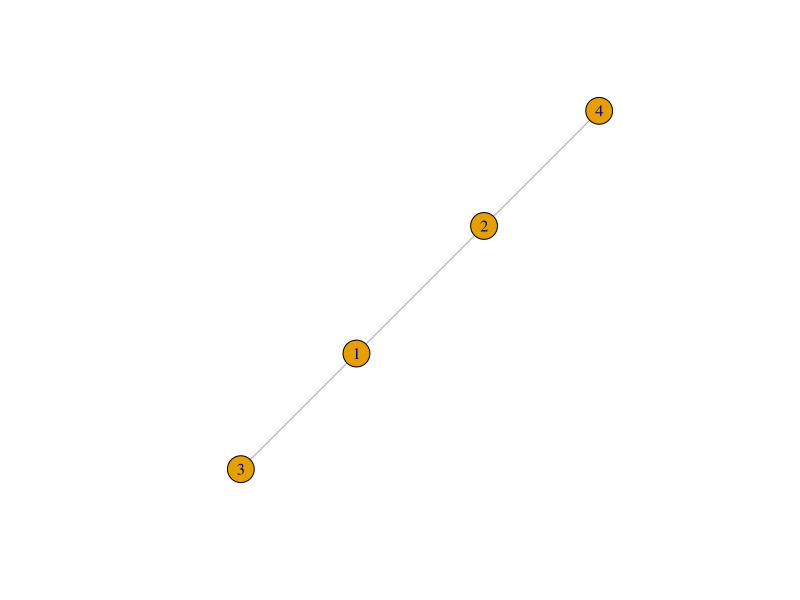
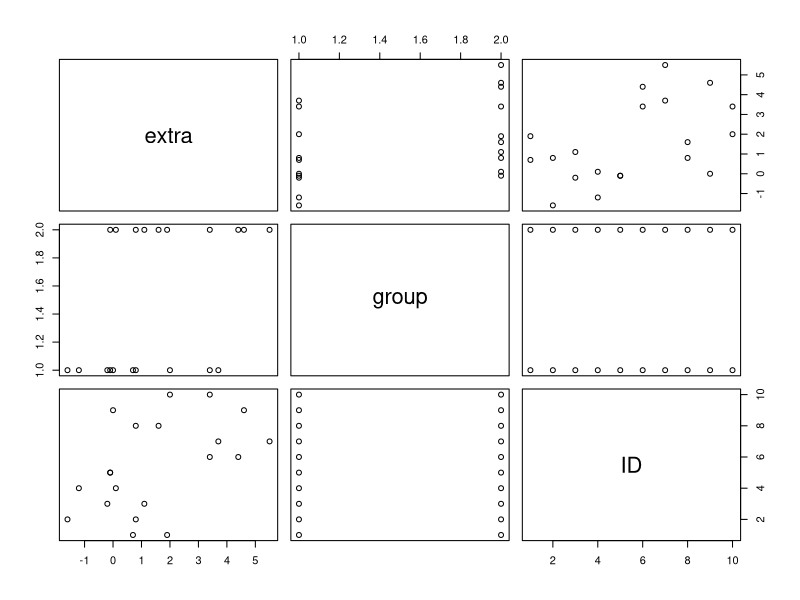

The R script that drew these images, in order:
## ---- chunk 1
v1 = 5
v2 = 2
potencia = v1 ** v2
print(paste("El resultado de la potencia es:", potencia))
## ---- chunk 2
v1 = 5
v2 = 2
modulo = sqrt(v1*v1 + v2*v2)
print(paste("El resultado del modulo es:", modulo))
## ---- chunk 3
v1 = 5
v2 = 2
promedio = (v1+v2)/2
print(paste("El resultado del promedio es:", promedio))
## ---- chunk 4
v1 = 20
v2 = 5
resta = v1 - v2
print(paste("El resultado de la resta es:", resta))
## ---- chunk 5
v1 = 5
v2= 2
resto = v1 %% v2
print(paste("El resultado del resto es:", resto))
## ---- chunk 6
v1 = 90
log_v = log(v1)
print(paste("El resultado de logaritmo natrual de" ,v1, "es", log_v))
## ---- chunk 7
v1 = 5
factorial = factorial(v1)
print(paste("El resultado del factorial de", v1,"es", factorial))
## ---- chunk 8
v1 = -5
vabsoluto = abs(v1)
print(paste("El valor absoluto de",v1, "es:" ,vabsoluto))
## ---- chunk 9
v1 = 4.8
redondeo_arriba = ceiling(v1)
print(paste("El redondeo hacia arriba de",v1,"es", redondeo_arriba))
## ---- chunk 10
v1 = 4.8
redondeo_abajo = floor(v1)
print(paste("El redondeo hacia abajo de",v1,"es", redondeo_abajo))
## ---- chunk 11
library(igraph)

g = graph(edges=c(1,2, 1,3, 2,4), n=4, directed=FALSE)

plot(g, vertex.label=1:4)
## ---- chunk 12
# vector nombres
datos = c("Juan", "Pedro", "Diego", "Esteban", "Daniel", "Manuel", "Alexis")
# vector notas
notas = c(5.1, 6.3, 7.0, 6.4, 5.4, 6.4, 4.8)

df_estudiantes = data.frame(Nombre = datos, Nota = notas)

print(df_estudiantes)
## ---- chunk 13
verdadero = TRUE
falso = FALSE
not_true = !verdadero
not_false = !falso
print(paste("El valor de verdadero negado es", not_true))
print(paste("El valor de falso negado es,",not_false))
## ---- chunk 14
piedra_papel_tijera = function(opcion_jugador) {
  opciones = c("piedra", "papel", "tijera")

  if (opcion_jugador %in% 1:3) {
    opcion_pc = sample(1:3, 1)
    print(paste("El jugador eligió", opciones[opcion_jugador]))
    print(paste("El pc eligió", opciones[opcion_pc]))
    
    if (opcion_jugador == opcion_pc) {
      print("Empate")
    } else if (
      (opcion_jugador == 1 && opcion_pc == 3) ||
      (opcion_jugador == 2 && opcion_pc == 1) ||
      (opcion_jugador == 3 && opcion_pc == 2)) {
      print("Ganaste")
    } else {
      print("Perdiste")
    }
  } else {
    print("Vuelve a seleccionar tu opción")
  }
}

# 1er intento: escogemos piedra
piedra_papel_tijera(1)
# 2do intento: escogemos papel
piedra_papel_tijera(2)
# 3er intento: escogemos tijera
piedra_papel_tijera(3)
## ---- chunk 15
force(sleep)
## ---- chunk 16
summary(sleep)
## ---- chunk 17
plot(sleep)
